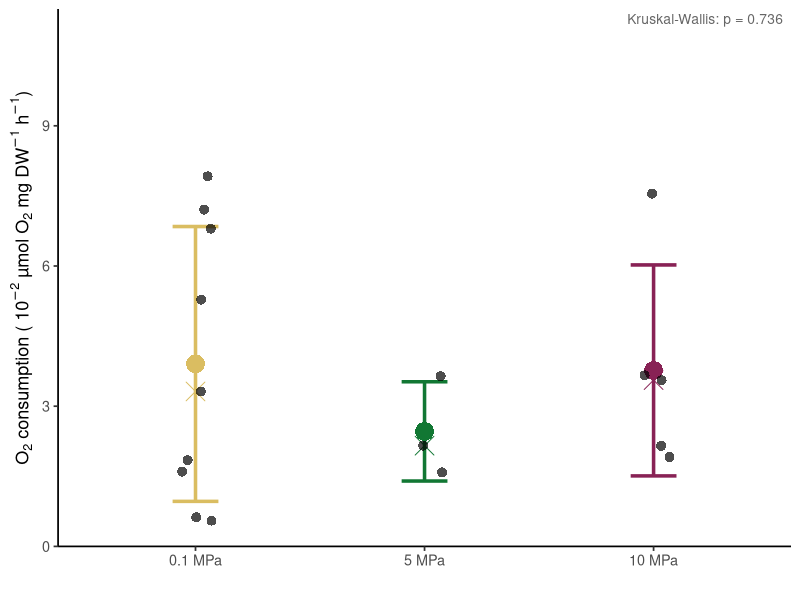

Generate this figure with R: (Note: this script raises an error after producing the figure.)
# ================================================
# 03 - Respiration rates & biomass normalisation
# ================================================
# Description : Compute per-individual O2 consumption slopes (µmol O2/L/ind/h),
#               estimate dry weight from body length, and calculate
#               respiration rates normalised to dry weight (µmol O2/mg DW/h).
# Author      : Élodie M.A. Jacob
# Date        : 2026
# ================================================

library(dplyr)
library(ggplot2)
library(rstatix)


# ============================================================
# 0. LOAD DATA
# ============================================================

# Merged dataset produced by script 02
all_experiments <- read.csv("outputs/data_corrected/all_experiments.csv")

# Keep zooplankton chambers only (exclude blanks)
zoo_all <- all_experiments[all_experiments$Condition %in% c("ZooHP", "ZooATM"), ]


# ============================================================
# 1. INDIVIDUAL RESPIRATION SLOPES (µmol O2 / L / h)
# ============================================================
# One linear regression per individual (O2 ~ Time).
# The slope (coefficient of Time) gives the O2 change rate in µmol/L/h.
# Slopes are expected to be negative (O2 decreases over time).

zoo_all$Slope <- NA

for (i in unique(zoo_all$ID)) {
  idx               <- zoo_all$ID == i
  fit               <- lm(O2 ~ Time, data = zoo_all[idx, ])
  zoo_all$Slope[idx] <- coef(fit)["Time"]
}


# ============================================================
# 2. BIOMASS ESTIMATION FROM PROSOME LENGTH
# ============================================================
# Dry weight (DW) estimated from prosome length using the allometric
# relationship for Neocalanus flemingeri / plumchrus (Pacific):
#   DW (mg) = 0.01841 × Length (mm) ^ 2.457
# Source: doi:10.6620/ZS.2017.56-13

length_data       <- read.csv("data/raw/length_respi_Neocalanus_gracilis_final.csv", sep = ";")
length_data$DW_mg <- 0.01841 * (length_data[, "Length..mm."])^2.457

zoo_all <- left_join(zoo_all, length_data, by = "ID")


# ============================================================
# 3. MASS-NORMALISED RESPIRATION RATE (µmol O2 / mg DW / h)
# ============================================================
# Slope (µmol/L/h) × chamber volume (L) / dry weight (mg).
# Result is negative by convention (O2 consumption); sign is
# reversed only for display purposes in section 5.

CHAMBER_VOL_mL <- 5   # volume of the respiration chamber in mL

zoo_all$Resp_umol_mgDW_h <- (zoo_all$Slope * (CHAMBER_VOL_mL / 1000)) / zoo_all$DW_mg


# ============================================================
# 4. SUMMARY TABLE (one row per individual)
# ============================================================

resp_summary <- zoo_all %>%
  group_by(ID, Condition, Pressure_MPa, Experiment, DW_mg) %>%
  summarise(
    Slope_umol_L_h   = unique(Slope),
    Resp_umol_mgDW_h = unique(Resp_umol_mgDW_h),
    .groups = "drop"
  )

# Ordered pressure factor for consistent plotting
resp_summary$Pressure_char <- factor(
  as.character(resp_summary$Pressure_MPa),
  levels = c("0.1", "5", "10")
)

print(resp_summary)


# ============================================================
# 5. STATISTICAL TEST
# ============================================================
# Kruskal-Wallis test (non-parametric, small and unequal group sizes).
# O2 consumption expressed as positive values for the test.

kw       <- kruskal.test(-Resp_umol_mgDW_h ~ Pressure_char, data = resp_summary)
kw_label <- paste0("Kruskal-Wallis: p = ", round(kw$p.value, 3))

cat(kw_label, "\n")


# ============================================================
# 6. FIGURE – Individual respiration rates by pressure
# ============================================================
# Display convention: O2 consumption shown as positive values (-Slope).
# Each point = one individual; large point = group mean; bars = ± 1 SD.
# Kruskal-Wallis p-value annotated in the top-right corner.


pressure_colors <- c("0.1" = "#DABD61FF",
                     "5"   = "#117733",
                     "10"  = "#882255")

df_summary <- resp_summary %>%
  group_by(Pressure_char) %>%
  summarise(
    mean_resp   = mean(  -Resp_umol_mgDW_h * 100, na.rm = TRUE),
    sd_resp     = sd(    -Resp_umol_mgDW_h * 100, na.rm = TRUE),
    median_resp = median(-Resp_umol_mgDW_h * 100, na.rm = TRUE),
    .groups = "drop"
  )

p_resp <- ggplot(
  resp_summary,
  aes(
    x     = Pressure_char,
    y     = -Resp_umol_mgDW_h * 100,
    fill  = Pressure_char,
    color = Pressure_char
  )
) +
  
  # Mean ± sd error bars
  geom_errorbar(
    data = df_summary,
    aes(
      x    = Pressure_char,
      y    = mean_resp,
      ymin = mean_resp - sd_resp,
      ymax = mean_resp + sd_resp
    ),
    width     = 0.2,
    linewidth = 1.2
  ) +
  
  # Group mean points
  geom_point(
    data  = df_summary,
    aes(x = Pressure_char, y = mean_resp),
    shape = 16,
    size  = 6
  ) +
  
  # Median point
  geom_point(
    data  = df_summary,
    aes(x = Pressure_char, y = median_resp),
    shape = 4,
    size  = 6,
  ) +
  
  # Individual data points
  geom_point(
    alpha    = 0.7,
    size     = 3,
    shape    = 16,
    color="black",
    position = position_jitter(width = 0.08, seed = 42)
  ) +
  
  # Kruskal-Wallis p-value
  annotate(
    "text",
    x = Inf, y = Inf,
    label = kw_label,
    hjust = 1.05, vjust = 1.5,
    size  = 3.5, color = "grey40"
  ) +
  
  scale_fill_manual(values  = pressure_colors) +
  scale_color_manual(values = pressure_colors) +
  
  scale_x_discrete(
    labels = c("0.1" = "0.1 MPa", "5" = "5 MPa", "10" = "10 MPa")
  ) +
  
  scale_y_continuous(
    limits = c(0, 10),
    expand = expansion(mult = c(0, 0.15))
  ) +
  
  labs(
    x = "",
    y = expression(O[2]~consumption~"("*~10^{-2}~µmol~O[2]~mg~DW^{-1}~h^{-1}*")")
  ) +
  
  theme_classic(base_size = 13) +
  theme(legend.position = "none")

print(p_resp)


# ============================================================
# 7. SAVE OUTPUTS
# ============================================================

write.csv(resp_summary,
          "outputs/results/respiration_rates.csv",
          row.names = FALSE)

ggsave("outputs/figures/resp_rates_by_pressure.png",
       p_resp, width = 5, height = 5, dpi = 300)
